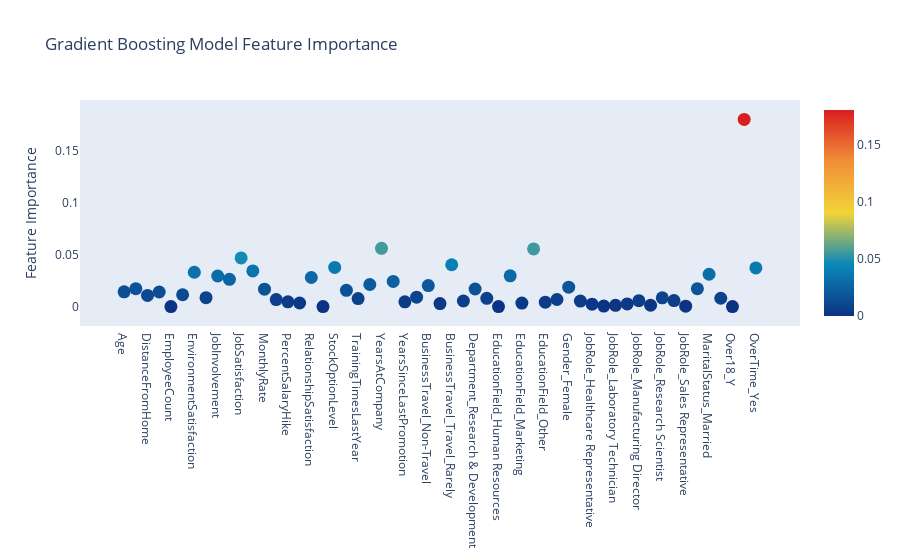

The notebook cell saved with this chart:
### Markdown cell above
### Feature Ranking via the Gradient Boosting Model

Much like the Random Forest, we can invoke the feature_importances_ attribute of the gradient boosting model and dump it in an interactive Plotly chart

### Code cell
# Scatter plot 
trace = go.Scatter(
    y = gb.feature_importances_,
    x = attrition_final.columns.values,
    mode='markers',
    marker=dict(
        sizemode = 'diameter',
        sizeref = 1,
        size = 13,
        #size= rf.feature_importances_,
        #color = np.random.randn(500), #set color equal to a variable
        color = gb.feature_importances_,
        colorscale='Portland',
        showscale=True
    ),
    text = attrition_final.columns.values
)
data = [trace]

layout= go.Layout(
    autosize= True,
    title= 'Gradient Boosting Model Feature Importance',
    hovermode= 'closest',
     xaxis= dict(
         ticklen= 5,
         showgrid=False,
        zeroline=False,
        showline=False
     ),
    yaxis=dict(
        title= 'Feature Importance',
        showgrid=False,
        zeroline=False,
        ticklen= 5,
        gridwidth= 2
    ),
    showlegend= False
)
fig = go.Figure(data=data, layout=layout)
py.iplot(fig,filename='scatter')

### Figure 1 — Plotly figure (JSON) as saved in the notebook; plotly's stock layout.template omitted (floating-point values rounded to 4 significant figures)
{"data": [{"marker": {"color": [0.01415, 0.0172, 0.01077, 0.01404, 0, 0.01138, 0.033, 0.00856, 0.02942, 0.02618, 0.04681, 0.03427, 0.01672, 0.006698, 0.004612, 0.003419, 0.02796, 0, 0.03769, 0.01566, 0.007697, 0.02126, 0.05607, 0.02422, 0.004612, 0.009076, 0.02023, 0.002875, 0.04022, 0.005346, 0.01692, 0.007927, 1.457e-05, 0.02961, 0.003352, 0.05546, 0.004201, 0.006791, 0.0187, 0.005278, 0.002304, 0.0004685, 0.00121, 0.002517, 0.005648, 0.001286, 0.008383, 0.005789, 0.0003697, 0.01722, 0.03112, 0.008004, 0, 0.1801, 0.0372], "colorscale": [[0, "rgb(12,51,131)"], [0.25, "rgb(10,136,186)"], [0.5, "rgb(242,211,56)"], [0.75, "rgb(242,143,56)"], [1, "rgb(217,30,30)"]], "showscale": true, "size": 13, "sizemode": "diameter", "sizeref": 1}, "mode": "markers", "text": ["Age", "DailyRate", "DistanceFromHome", "Education", "EmployeeCount", "EmployeeNumber", "EnvironmentSatisfaction", "HourlyRate", "JobInvolvement", "JobLevel", "JobSatisfaction", "MonthlyIncome", "MonthlyRate", "NumCompaniesWorked", "PercentSalaryHike", "PerformanceRating", "RelationshipSatisfaction", "StandardHours", "StockOptionLevel", "TotalWorkingYears", "TrainingTimesLastYear", "WorkLifeBalance", "YearsAtCompany", "YearsInCurrentRole", "YearsSinceLastPromotion", "YearsWithCurrManager", "BusinessTravel_Non-Travel", "BusinessTravel_Travel_Frequently", "BusinessTravel_Travel_Rarely", "Department_Human Resources", "Department_Research & Development", "Department_Sales", "EducationField_Human Resources", "EducationField_Life Sciences", "EducationField_Marketing", "EducationField_Medical", "EducationField_Other", "EducationField_Technical Degree", "Gender_Female", "Gender_Male", "JobRole_Healthcare Representative", "JobRole_Human Resources", "JobRole_Laboratory Technician", "JobRole_Manager", "JobRole_Manufacturing Director", "JobRole_Research Director", "JobRole_Research Scientist", "JobRole_Sales Executive", "JobRole_Sales Representative", "MaritalStatus_Divorced", "MaritalStatus_Married", "MaritalStatus_Single", "Over18_Y", "OverTime_No", "OverTime_Yes"], "type": "scatter", "x": ["Age", "DailyRate", "DistanceFromHome", "Education", "EmployeeCount", "EmployeeNumber", "EnvironmentSatisfaction", "HourlyRate", "JobInvolvement", "JobLevel", "JobSatisfaction", "MonthlyIncome", "MonthlyRate", "NumCompaniesWorked", "PercentSalaryHike", "PerformanceRating", "RelationshipSatisfaction", "StandardHours", "StockOptionLevel", "TotalWorkingYears", "TrainingTimesLastYear", "WorkLifeBalance", "YearsAtCompany", "YearsInCurrentRole", "YearsSinceLastPromotion", "YearsWithCurrManager", "BusinessTravel_Non-Travel", "BusinessTravel_Travel_Frequently", "BusinessTravel_Travel_Rarely", "Department_Human Resources", "Department_Research & Development", "Department_Sales", "EducationField_Human Resources", "EducationField_Life Sciences", "EducationField_Marketing", "EducationField_Medical", "EducationField_Other", "EducationField_Technical Degree", "Gender_Female", "Gender_Male", "JobRole_Healthcare Representative", "JobRole_Human Resources", "JobRole_Laboratory Technician", "JobRole_Manager", "JobRole_Manufacturing Director", "JobRole_Research Director", "JobRole_Research Scientist", "JobRole_Sales Executive", "JobRole_Sales Representative", "MaritalStatus_Divorced", "MaritalStatus_Married", "MaritalStatus_Single", "Over18_Y", "OverTime_No", "OverTime_Yes"], "y": [0.01415, 0.0172, 0.01077, 0.01404, 0, 0.01138, 0.033, 0.00856, 0.02942, 0.02618, 0.04681, 0.03427, 0.01672, 0.006698, 0.004612, 0.003419, 0.02796, 0, 0.03769, 0.01566, 0.007697, 0.02126, 0.05607, 0.02422, 0.004612, 0.009076, 0.02023, 0.002875, 0.04022, 0.005346, 0.01692, 0.007927, 1.457e-05, 0.02961, 0.003352, 0.05546, 0.004201, 0.006791, 0.0187, 0.005278, 0.002304, 0.0004685, 0.00121, 0.002517, 0.005648, 0.001286, 0.008383, 0.005789, 0.0003697, 0.01722, 0.03112, 0.008004, 0, 0.1801, 0.0372]}], "layout": {"autosize": true, "hovermode": "closest", "showlegend": false, "title": {"text": "Gradient Boosting Model Feature Importance"}, "xaxis": {"showgrid": false, "showline": false, "ticklen": 5, "zeroline": false}, "yaxis": {"gridwidth": 2, "showgrid": false, "ticklen": 5, "title": {"text": "Feature Importance"}, "zeroline": false}}}
